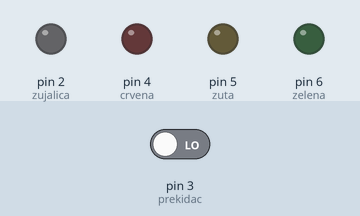
The sketch below on a simulated Arduino Uno, built with avr-gcc and run on an emulated ATmega328P. On the bench: output pins drawn as LEDs (lit = HIGH). The inputs (shaded band) are chosen by the test bench; at power-on: pin 3 (prekidac) LOW.

Above: at 13.9 s.
14.0 s: pin 3 (prekidac) driven HIGH
At 14.8 s:
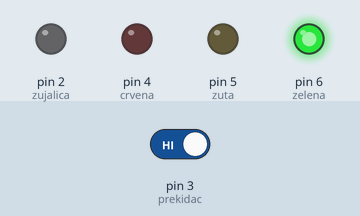
At 16.0 s:
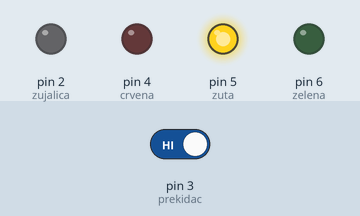
26.7 s: pin 3 (prekidac) driven LOW
At 27.5 s:
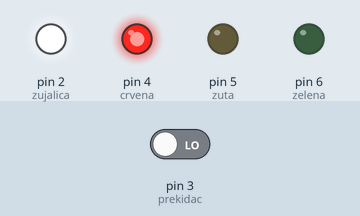
Timing chart, 0 to 45.5 s (numbered marks = the images above; inputs shaded):
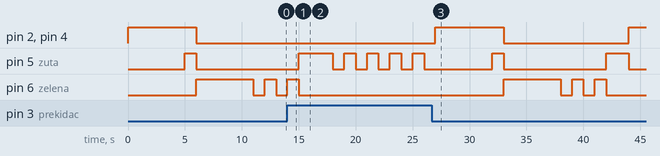

The sketch:

sketch.ino
```cpp
int crvena = 4;
int zuta = 5;
int zelena = 6;
int prekidac = 3;
int zujalica = 2;

void setup() {

  Serial.begin(9600);
  pinMode(crvena, OUTPUT);
  pinMode(zelena, OUTPUT);
  pinMode(zuta, OUTPUT);
  pinMode(zujalica, OUTPUT);


}
void upali(int boja)
{
  if(boja==crvena)
  {
    zujanje(true);
  }
  digitalWrite(boja, HIGH);
}
void ugasi(int boja)
{
  if(boja==crvena)
  {
    zujanje(false);
  }
  digitalWrite(boja, LOW);
}

void zujanje(bool jeUpaljenaCrvena)
{
  if (jeUpaljenaCrvena == true)
  {
    upali(zujalica);


  }
  if(jeUpaljenaCrvena == false)
  {
    ugasi(zujalica);
  }


}

void semafor()

{
  upali(crvena);
  delay(5000);
  digitalWrite(crvena, HIGH);
  digitalWrite(zuta, HIGH);
  delay(1000);

  ugasi(zuta);
  digitalWrite(zelena, HIGH);
  ugasi(crvena);
  delay(5000);
  digitalWrite(zelena, LOW);
  delay(1000);
  digitalWrite(zelena, HIGH);
  delay(1000);
  digitalWrite(zelena, LOW);
  delay(1000);
  digitalWrite(zelena, HIGH);
  delay(1000);
  digitalWrite(zelena, LOW);
  digitalWrite(zuta, HIGH);
  delay(2000);
  digitalWrite(zuta, LOW);
}


void zmiganje()
{
  digitalWrite(crvena, LOW);
  digitalWrite(zelena, LOW);
  digitalWrite(zuta, HIGH);
  delay(1000);
  digitalWrite(zuta, LOW);
  delay(1000);
}


void loop() {

  if (digitalRead(prekidac) == HIGH)
  {
    zmiganje();
  }
  else
  {
    semafor();

  }
}
```

Measured:
- after the input at 14.0 s, pin 2 (zujalica), pin 4 (crvena): stays LOW (without the input it goes to HIGH after 3.0 s); pin 6 (zelena): goes on until 15.0 s, then stays LOW
- after the input at 26.7 s, pin 2 (zujalica), pin 4 (crvena): LOW → HIGH after 0.30 s, → LOW 6.0 s later, → HIGH 11.0 s later; pin 6 (zelena): LOW → HIGH after 6.3 s, then repeats every 2.0 s: LOW 1.0 s, HIGH 1.0 s, until it stays LOW from 42.0 s
